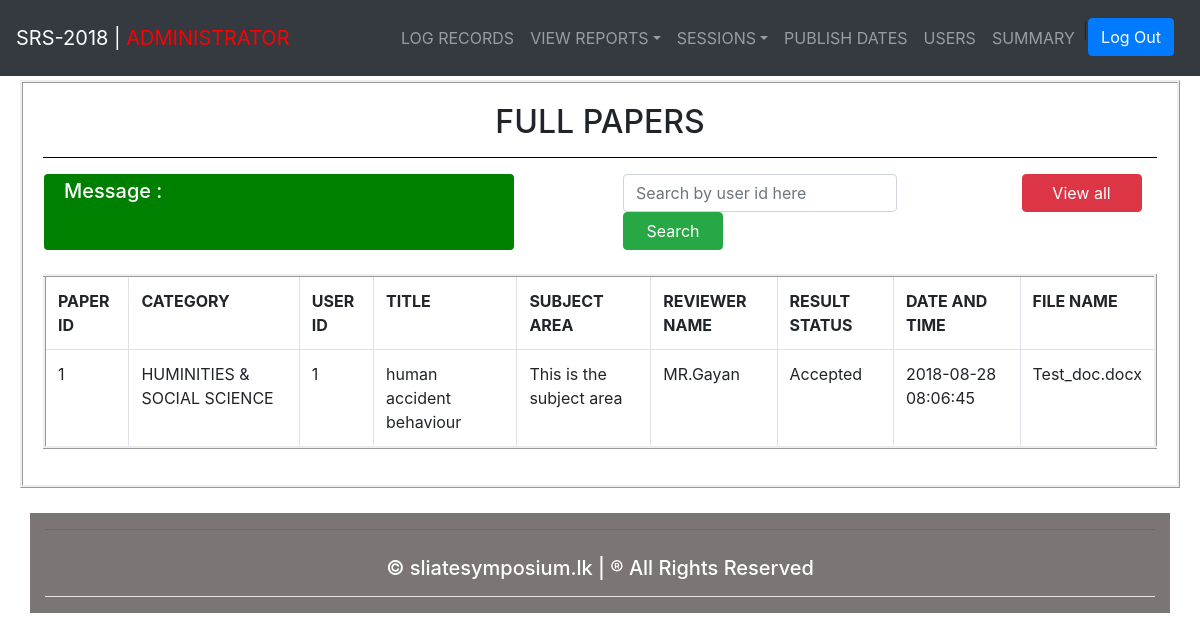
Page /admin/view_paper.php (signed in) on the committed database.
### tables this page shows
CREATE TABLE `full_papers` (
  `paper_id` int(11) NOT NULL,
  `category_name` varchar(50) NOT NULL,
  `user_id` int(11) NOT NULL,
  `title` varchar(80) NOT NULL,
  `subject_area` varchar(150) NOT NULL,
  `reviewer_name` varchar(50) NOT NULL,
  `result` varchar(20) NOT NULL,
  `submit_date` datetime NOT NULL,
  `pdf_name` varchar(100) NOT NULL
);

### admin/view_paper.php (the view, shortened to what this page needs)
<?php 	require_once("includes/admin_header.php"); ?>
<?php   require_once("includes/admin_navbar.php"); ?>
<?php   require_once("../includes/connection.php") ?>
<?php
 $list3 = '';
 $msgg="";
if(!isset($_POST['search'])){
 $query5 = "SELECT * FROM full_papers";
 $result_rev_dtl = mysqli_query($connection,$query5);
 if($result_rev_dtl){
    if(mysqli_num_rows($result_rev_dtl)>0){
        while ($dataset3 = mysqli_fetch_assoc($result_rev_dtl)){
            $list3 .= "<tr>";
            $list3 .= "<td>{$dataset3['paper_id']}</td>";
            $list3 .= "<td>{$dataset3['category_name']}</td>";
            $list3 .= "<td>{$dataset3['user_id']}</td>";
            $list3 .= "<td>{$dataset3['title']}</td>";
            $list3 .= "<td>{$dataset3['subject_area']}</td>";
            $list3 .= "<td>{$dataset3['reviewer_name']}</td>";
            $list3 .= "<td>{$dataset3['result']}</td>";
            $list3 .= "<td>{$dataset3['submit_date']}</td>";
            $list3 .= "<td>{$dataset3['pdf_name']}</td>";
            $list3 .= "</tr>";
        }
    }else{
      $errors[]="There is not available results!";
    }
 }else{
   $errors[] = "Query Error";
 }
}
  ?>
<div style="padding-top: 75px">
<div class="container fluid padding" style=" padding: 5px">
	<div class="row">
		<div class="col-sm-12" style="border: ridge; padding: 20px">
			<h2 class="text-center">FULL PAPERS</h2>
			<hr style="background-color: black">
			      	<div class="row" style="padding-left: 16px">
				      	<div class="col-sm-5" style="background-color: green; color: white; border-radius: 4px;padding: 5px;padding-left: 20px">
	                    <h5>Message : <?php if(isset($_POST['search'])){echo $msg; echo $msgg;}  ?></h5>
	                    </div>
	                    <div class=" form-inline col-sm-1">
	                    </div>
	               		<div class="col-sm-4 " >
	               			<form class="form-inline" action="view_paper.php" method="post">
		               			<input class="form-control" type="text" required="" name="input_id" placeholder="Search by user id here">
		               			&nbsp&nbsp&nbsp&nbsp<button class="btn btn-success" style="width: 100px" name="search" type="submit">Search</button>
		               		</form>
		               	</div>
		               	<div class="col-sm-2">
		               		<form action="view_paper.php" method="post">
		               			&nbsp&nbsp&nbsp&nbsp&nbsp<button class="btn btn-danger" style="width: 120px" name="search2" type="submit">View all</button>
		               		</form>
                        </div>
			      	</div>
                   <br>
				  <table class="table table-bordered" style="border: ridge;">
				      <tr>
				        <th>PAPER ID</th>
				        <th>CATEGORY</th>
				        <th>USER ID</th>
				        <th>TITLE</th>
				        <th>SUBJECT AREA</th>
				        <th>REVIEWER NAME</th>
				        <th>RESULT STATUS</th>
				        <th>DATE AND TIME</th>
				        <th>FILE NAME</th>
				      </tr>
				      <?php echo $list3; ?>
				  </table>
				</div>
		</div>
	</div>
</div>
 <?php require_once("includes/admin_footer.php"); ?>

### rows in the picture
full_papers: paper_id "1", category_name "HUMINITIES & SOCIAL SCIENCE", user "1", title "human accident behaviour", subject_area "This is the subject area", reviewer_name "MR.Gayan", result "Accepted", submit_date "2018-08-28 08:06:45", pdf_name "Test_doc.docx"
